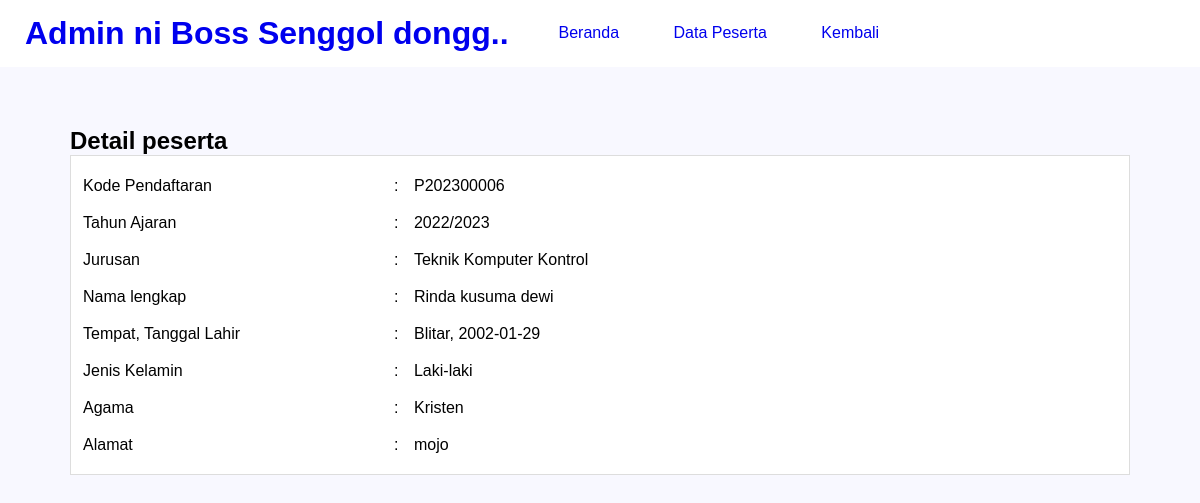
The page /detail-peserta.php?id=P202300006 on the database its author committed.
### tables this page shows
CREATE TABLE `tb_pendaftaran` (
  `id_pendaftaran` char(10) NOT NULL,
  `tgl_daftar` date NOT NULL,
  `th_ajaran` varchar(9) NOT NULL,
  `jurusan` varchar(50) NOT NULL,
  `nm_peserta` varchar(50) NOT NULL,
  `tmp_lahir` varchar(50) NOT NULL,
  `tgl_lahir` date NOT NULL,
  `jk` enum('Laki-laki','Perempuan') NOT NULL,
  `agama` varchar(15) NOT NULL,
  `alamat_peserta` text NOT NULL
);

### detail-peserta.php (the view, shortened to what this page needs)
<?php
    include 'koneksi.php';
    $peserta = mysqli_query($conn, "SELECT * FROM tb_pendaftaran WHERE id_pendaftaran = '".$_GET['id']."' ");
    $p = mysqli_fetch_object($peserta);
?>
<!DOCTYPE html>
<html>
<head>
    <link rel="stylesheet" type="text/css" href="css/style.css">
</head>
<body>
        <header>
            <h1><a href="beranda.php">Admin ni Boss Senggol dongg..</a></h1>
            <ul>
                <li><a href="beranda.php">Beranda</a></li>
                <li><a href="data-peserta.php">Data Peserta</a></li>
                <li><a href="tampilan.php">Kembali</a></li>
            </ul>
        </header>
        <section class="content">
            <h2>Detail peserta</h2>
            <div class="box">
            <table class="tb_data" border="0">
                <tr>
                    <td>Kode Pendaftaran</td>
                    <td>:</td>
                    <td><?php echo $p->id_pendaftaran ?></td>
                </tr>
                <tr>
                    <td>Tahun Ajaran</td>
                    <td>:</td>
                    <td><?php echo $p->th_ajaran ?></td>
                </tr>
                <tr>
                    <td>Jurusan</td>
                    <td>:</td>
                    <td><?php echo $p->jurusan ?></td>
                </tr>
                <tr>
                    <td>Nama lengkap</td>
                    <td>:</td>
                    <td><?php echo $p->nm_peserta ?></td>
                </tr>
                <tr>
                    <td>Tempat, Tanggal Lahir</td>
                    <td>:</td>
                    <td><?php echo $p->tmp_lahir.', '.$p->tgl_lahir ?></td>
                </tr>
                <tr>
                    <td>Jenis Kelamin</td>
                    <td>:</td>
                    <td><?php echo $p->jk ?></td>
                </tr>
                <tr>
                    <td>Agama</td>
                    <td>:</td>
                    <td><?php echo $p->agama ?></td>
                </tr>
                <tr>
                    <td>Alamat</td>
                    <td>:</td>
                    <td><?php echo $p->alamat_peserta ?></td>
                </tr>
            </table>
                    </div>
                </section>
</body>
</html>

### css/style.css (style rules this page uses)
* { margin:0; padding: 0; font-family:'Quicksand', sans-serif ; }
body { background-color: #f8f8ff; }
.box { background-color: #fff; border: 1px solid #ddd; padding: 10px; box-sizing: border-box; }
.tb_data { width: 100%; }
.tb_data tr { height: 35px; }
.tb_data tr td:nth-child(1) { width: 30%; }
header { background-color: #fff; }
header::after { content: ''; display: block; clear: both; }
header h1 { padding: 15px 25px; display: inline-block; float: left; }
header ul { float: left; }
header ul li { padding: 24px 25px; display: inline-block; }
a { text-decoration: none; }
.content { width: 90%; padding: 10px; box-sizing: border-box; margin: 50px auto; }

### rows shown on the page
tb_pendaftaran: id_pendaftaran "P202300006", th_ajaran "2022/2023", jurusan "Teknik Komputer Kontrol", nm_peserta "Rinda kusuma dewi", tmp_lahir "Blitar", tgl_lahir "2002-01-29", jk "Laki-laki", agama "Kristen", alamat_peserta "mojo"
